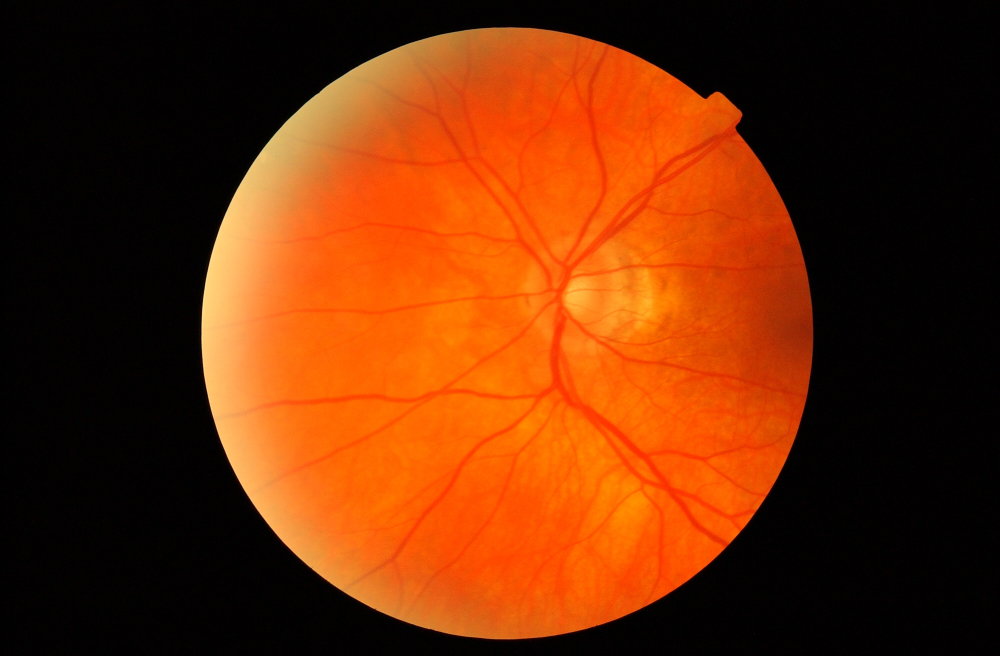
%> input picture 110_a.png, 2000 x 1312 px (shown at 1/2 size)
$ octave demo.m   (GNU Octave 9; MATLAB toolbox functions it lacks are replaced by stand-ins)
%> lines starting %> are read from the running program, lines starting %| are printed output that depends on the picture
%	This is a demo for GFEMR.
%	Gaussian Field Estimator with Manifold Regularization for Retinal Image Registration
%	https://authors.elsevier.com/c/1YDGYbZX4vg-J
%	Authors:	Jiahao
%	Date:       06/14/2018

clear; close all;
rand('state', 1);
addpath('./SURF/Utilities');
addpath('./SURF/OpenSURF_version1c');
addpath('./functions');

%% Parameters
iter_num = 1;   %iter number of deterministic annealing
anneal = 0.93;  %annealing rate
sigma0 = 0.3;   %sigma_0
N0 = 15;        %for fast implementation. N0<<N
is_grad = 1;
beta = 0.01;
lambda1 = 0.1;
lambda2 = 0.1;
threshold=0.01; %threshold to remove outliers
normalize = 1;  %normalize X (coordinates of feature points in I1) and Y (in I2)
normal.xm=0; normal.ym=0;
normal.xscale=1; normal.yscale=1;

%% load images
I1=imread('110_a.png');
%> I1 is the input picture: size 1312x2000x3 uint8; mean R, G, B 110.6, 45.4, 7.4
I2=imread('110_b.png');
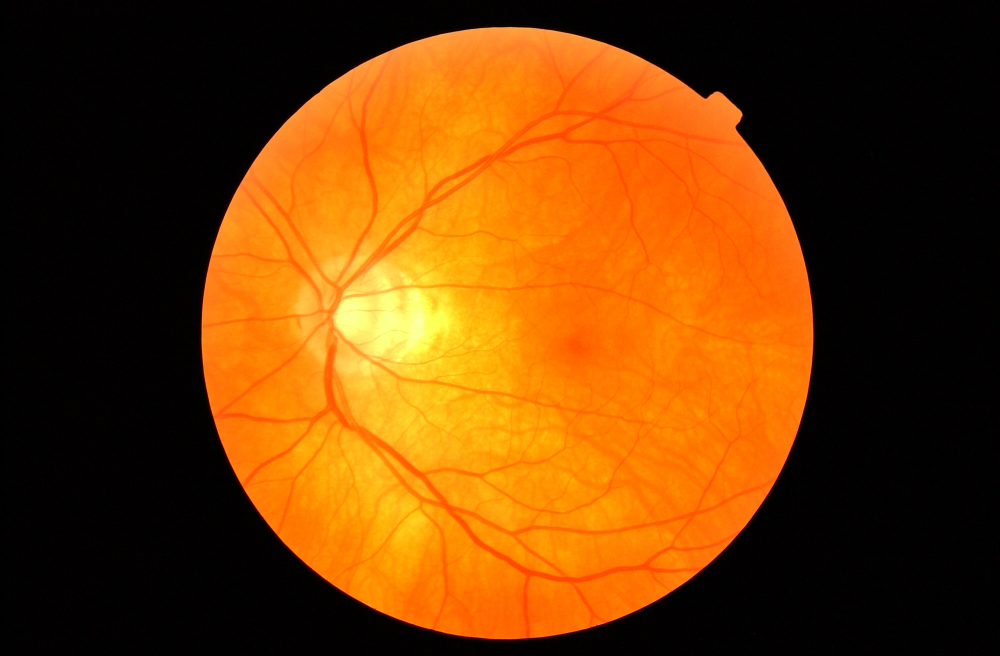
%> input picture 110_b.png, 2000 x 1312 px (shown at 1/2 size)
%> I2 is the input picture: size 1312x2000x3 uint8; mean R, G, B 115.7, 61.7, 6.2
scale=1/4;
if size(I1,1)>1000
   I1 = imresize(I1,scale);
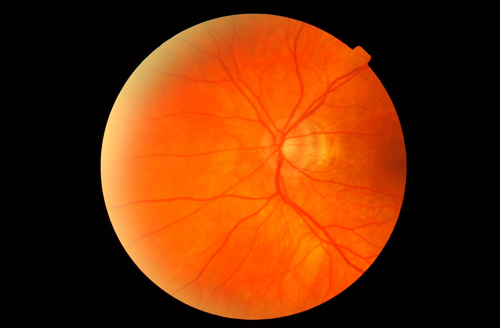
%> I1: size 328x500x3 uint8; mean R, G, B 110.6, 45.4, 7.4
   I2 = imresize(I2,scale);
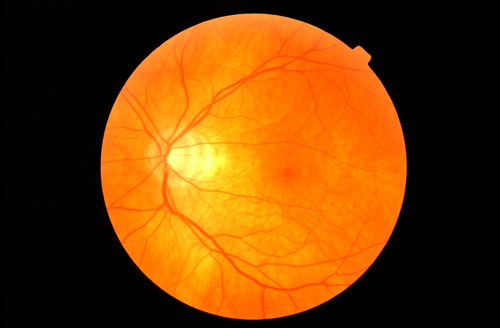
%> I2: size 328x500x3 uint8; mean R, G, B 115.7, 61.7, 6.3
end

%% SURF-PIIFD (Get X and Y)
% [Reference: Gang Wang 2015 BSPC]
p1=[]; p2=[];
Options.upright=true;
Options.tresh=0.00001;
%> (the run ends here)
